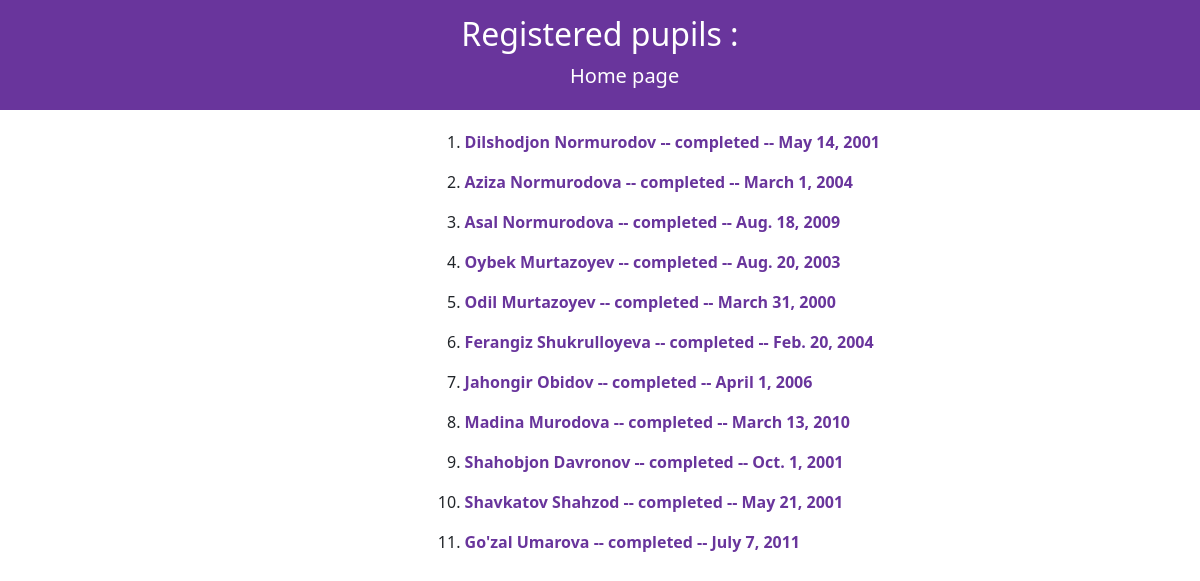
The app's page /pupils with its own data.
### registration/models.py (models this page shows, shortened)
class Pupil(models.Model):
    first_name = models.CharField(max_length=50)
    last_name = models.CharField(max_length=50)
    birth_address = models.ManyToManyField(Region)
    studying_address = models.ManyToManyField(School_location)
    class_number = models.IntegerField()
    birth_date = models.DateField()
    class Meta:
        db_table = 'Pupil'

### registration/views.py (the view)
# urls.py: path('pupils', pupils, name='pupils'),
def pupils(request):
    a = Pupil.objects.all()
    return render(request, 'registration/pupils.html', {
        'a': a,
    })

### registration/templates/registration/pupils.html (shortened to what this page needs)
<!DOCTYPE html>
<html lang="en">
<head>
    <link href="../../static/pupils.css" rel="stylesheet">
     <link href="https://cdn.jsdelivr.net/npm/bootstrap@5.0.2/dist/css/bootstrap.min.css" rel="stylesheet">
</head>
<body>
<header>
    <h2 style="text-align: center; padding-top: 15px; color: white;">Registered pupils :  </h2>
    <a href="index.html">Home page</a>
</header>
<div class="container">
    <ol>
      {% for x in a %}
        <li><p><strong>{{x.first_name}}  {{x.last_name}} -- completed -- {{x.birth_date}}</strong></p> </li>
      {% endfor %}
    </ol>
</div>
</body>
</html>

### registration/static/pupils.css (style rules this page uses)
header { background-color: rgb(105,53,156); height: 110px; }
header a { color: white; text-decoration: none; margin-left: 47%; font-size: 20px; padding: 6px; margin-top: 10px; transition: .4s ease-out; }
body ol { margin-top: 20px; margin-left: 35%; }
body ol p { color: rgb(105,53,156); }

### records on screen
Pupil: first_name "Dilshodjon", last_name "Normurodov", birth_date "May 14, 2001"
Pupil: first_name "Aziza", last_name "Normurodova", birth_date "March 1, 2004"
Pupil: first_name "Asal", last_name "Normurodova", birth_date "Aug. 18, 2009"
Pupil: first_name "Oybek", last_name "Murtazoyev", birth_date "Aug. 20, 2003"
Pupil: first_name "Odil", last_name "Murtazoyev", birth_date "March 31, 2000"
Pupil: first_name "Ferangiz", last_name "Shukrulloyeva", birth_date "Feb. 20, 2004"
Pupil: first_name "Jahongir", last_name "Obidov", birth_date "April 1, 2006"
Pupil: first_name "Madina", last_name "Murodova", birth_date "March 13, 2010"
Pupil: first_name "Shahobjon", last_name "Davronov", birth_date "Oct. 1, 2001"
Pupil: first_name "Shavkatov", last_name "Shahzod", birth_date "May 21, 2001"
Pupil: first_name "Go'zal", last_name "Umarova", birth_date "July 7, 2011"
